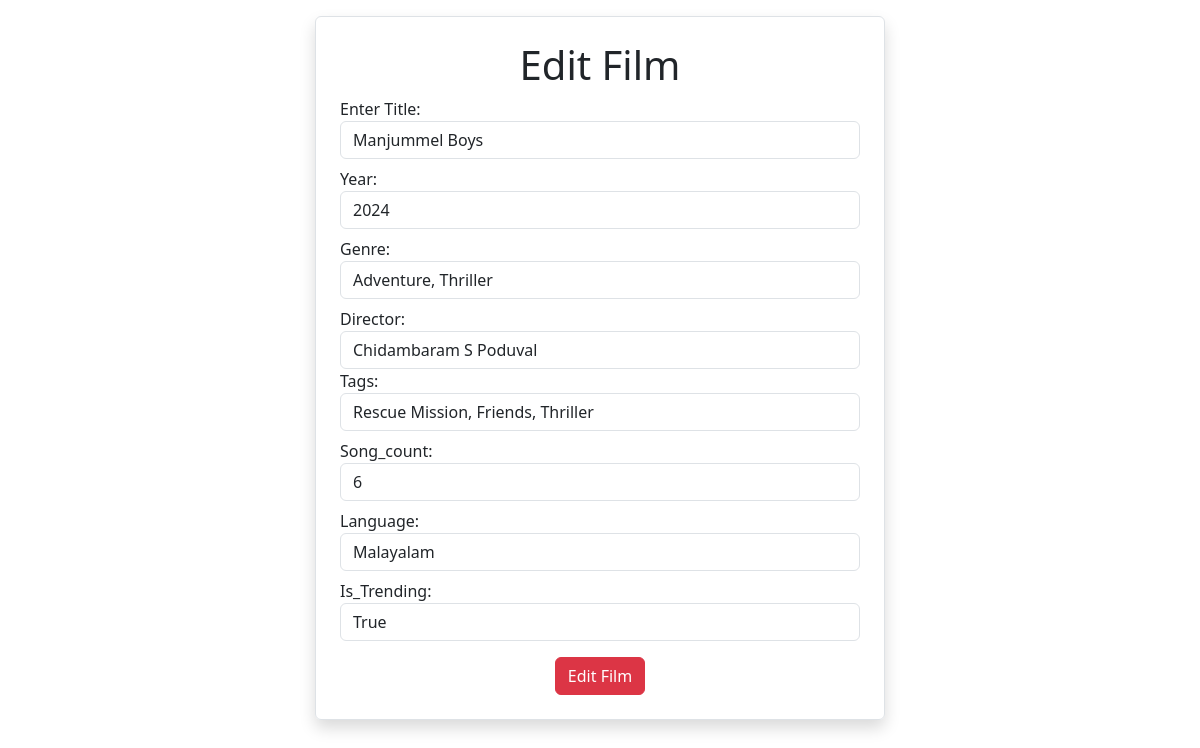
The app's page /films/6/change/ with its own data.
### Myapp/models.py (models this page shows)
class Film(models.Model):
    title=models.CharField(max_length=100)
    year=models.IntegerField()
    genre=models.CharField(max_length=30)
    director=models.CharField(max_length=50)
    tags=models.CharField(max_length=100)
    song_count=models.IntegerField()
    language=models.CharField(max_length=30)
    is_trending=models.BooleanField()

### Myapp/views.py (the view, shortened to what this page needs)
# urls.py: path("films/<int:pk>/change/",views.FilmUpdateView.as_view(),name="film-update"),
class FilmUpdateView(View):
    def get(self,request,*args, **kwargs):
        id=kwargs.get("pk")
        flm_obj=Film.objects.get(id=id)
        return render(request,"film_edit.html",{"film":flm_obj})

### Myapp/templates/film_edit.html (shortened to what this page needs)
<!DOCTYPE html>
<html lang="en">
<head>
    <link href="https://cdn.jsdelivr.net/npm/bootstrap@5.3.3/dist/css/bootstrap.min.css" rel="stylesheet">
</head>
<body>
    <div class="container">
        <div class="row">
            <div class="col-3"></div>
            <div class="col-6 p-4 border rounded shadow mt-3">
                <h1 align="center">Edit Film</h1>
                <form action="" method="post">
                    <div class="mt-2">
                        <label for="">
                            Enter Title:
                        </label>
                        <input type="text" name="title" value="{{film.title}}" class="form-control">
                    </div>
                    <div class="mt-2">
                        <label for="">
                            Year:
                        </label>
                        <input type="text" name="year" value="{{film.year}}" class="form-control">
                    </div>
                    <div class="mt-2">
                        <label for="">
                            Genre:
                        </label>
                        <input type="text" name="genre" value="{{film.genre}}" class="form-control">
                    </div>
                    <div class="mt-2">
                        <label for="">
                            Director:
                        </label>
                        <input type="text" name="director" value="{{film.director}}" class="form-control">
                    </div>
                    <div class="mt-t">
                        <label for="">
                            Tags:
                        </label>
                        <input type="text" name="tags" value="{{film.tags}}" class="form-control">
                    </div>
                    <div class="mt-2">
                        <label for="">
                            Song_count:
                        </label>
                        <input type="text" name="song_count" value="{{film.song_count}}" class="form-control">
                    </div>
                    <div class="mt-2">
                        <label for="">
                            Language:
                        </label>
                        <input type="text" name="language" value="{{film.language}}" class="form-control">
                    </div>
                    <div class="mt-2">
                        <label for="">
                            Is_Trending:
                        </label>
                        <input type="text" name="is_trending" value="{{film.is_trending}}" class="form-control">
                    </div>
                    <div class="mt-3 text-center">
                        <button type="submit" class="btn btn-danger">Edit Film</button>
                    </div>
                </form>
            </div>
            <div class="col-3"></div>
        </div>
    </div>
</body>
</html>

### records on screen
Film: title "Manjummel Boys", year "2024", genre "Adventure, Thriller", director "Chidambaram S Poduval", tags "Rescue Mission, Friends, Thriller​", song_count "6", language "Malayalam", is_trending "True"
